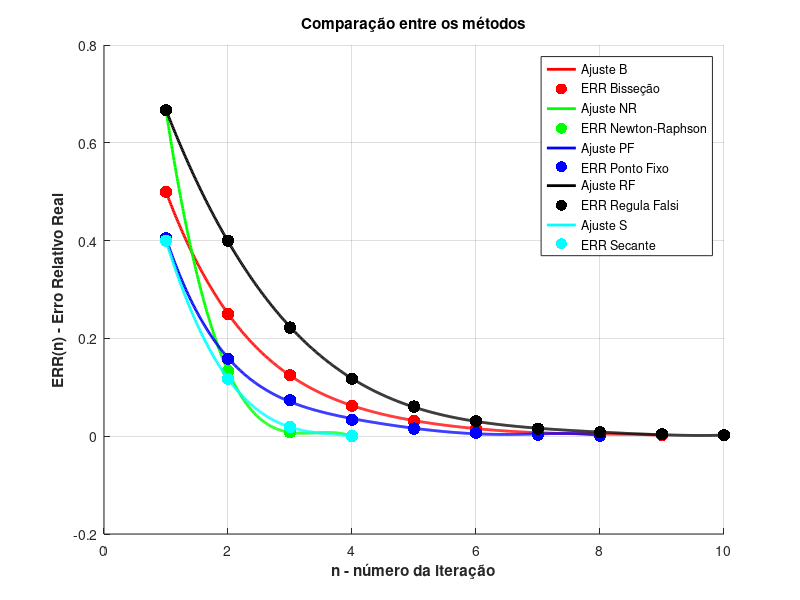

Here is the MATLAB script that generated this plot:
home
clear;

# Método da Bisseção # (1)
xNSBissecao = 1.001953;
itBissecao = [0.5 0.25 0.125 0.0625 0.0313 0.0156 0.0078 0.0039 0.0020];
sizeItBi = size(itBissecao)(2);

# Método de Newton-Raphson # (2)
xNSNewRap = 1.000031;
itNewRap = [0.6667 0.1333 0.0078 0.0000];
sizeItNewRap = size(itNewRap)(2);

# Método do Ponto fixo # (3)
xNSPonFi = 1.001540;
itPonFi = [0.4049 0.1584 0.0738 0.0337 0.0156 0.0072 0.0033 0.0015];
sizeItPonFi = size(itPonFi)(2);

# Método Regula Falsi # (4)
xNSRegFal = 0.998049;
itRegFal = [0.6667 0.4000 0.2222 0.1176 0.0606 0.0308 0.0155 0.0078 0.0039 0.0020];
sizeItRegFal = size(itRegFal)(2);

# Método da Secante # (5)
xNSSecante = 1.001029;
itSecante = [0.4000 0.1176 0.0187 0.0010];
sizeItSecante = size(itSecante)(2);

# (1)
coeffs1 = polyfit(1:sizeItBi, itBissecao, 5);
# Novo intervalo
t1 = 1:0.01:sizeItBi;
y_fit1 = polyval(coeffs1, t1);

# (2)
coeffs2 = polyfit(1:sizeItNewRap, itNewRap, 3);
# Novo intervalo
t2 = 1:0.01:sizeItNewRap;
y_fit2 = polyval(coeffs2, t2);

# (3)
coeffs3 = polyfit(1:sizeItPonFi, itPonFi, 5);
# Novo intervalo
t3 = 1:0.01:sizeItPonFi;
y_fit3 = polyval(coeffs3, t3);

# (4)
coeffs4 = polyfit(1:sizeItRegFal, itRegFal, 5);
# Novo intervalo
t4 = 1:0.01:sizeItRegFal;
y_fit4 = polyval(coeffs4, t4);

# (5)
coeffs5 = polyfit(1:sizeItSecante, itSecante, 3);
# Novo intervalo
t5 = 1:0.01:sizeItSecante;
y_fit5 = polyval(coeffs5, t5);

# Plotando gráfic

figure()
hold on
plot(t1, y_fit1, 'r', 'linewidth', 2);
plot(1:sizeItBi, itBissecao, 'marker', 'o', 'markersize', 9, 'linestyle', 'none', "markerfacecolor", 'r', "markeredgecolor", 'none');
plot(t2, y_fit2, 'g', 'linewidth', 2);
plot(1:sizeItNewRap, itNewRap, 'marker', 'o', 'markersize', 9, 'linestyle', 'none', "markerfacecolor", 'g', "markeredgecolor", 'none');
plot(t3, y_fit3, 'b', 'linewidth', 2);
plot(1:sizeItPonFi, itPonFi, 'marker', 'o', 'markersize', 9, 'linestyle', 'none', "markerfacecolor", 'b', "markeredgecolor", 'none');
plot(t4, y_fit4, 'k', 'linewidth', 2);
plot(1:sizeItRegFal, itRegFal, 'marker', 'o', 'markersize', 9, 'linestyle', 'none', "markerfacecolor", 'k', "markeredgecolor", 'none');
plot(t5, y_fit5, 'c', 'linewidth', 2);
plot(1:sizeItSecante, itSecante, 'marker', 'o', 'markersize', 9, 'linestyle', 'none', "markerfacecolor", 'c', "markeredgecolor", 'none');
hold off
ylabel("ERR(n) - Erro Relativo Real", "fontweight", "b");
xlabel("n - número da iteração", "fontweight", "b");
legend('Ajuste B', 'ERR Bisseção', 'Ajuste NR', 'ERR Newton-Raphson', 'Ajuste PF', 'ERR Ponto Fixo', 'Ajuste RF', 'ERR Regula Falsi', 'Ajuste S', 'ERR Secante');
title('Comparação entre os métodos');
grid on;




